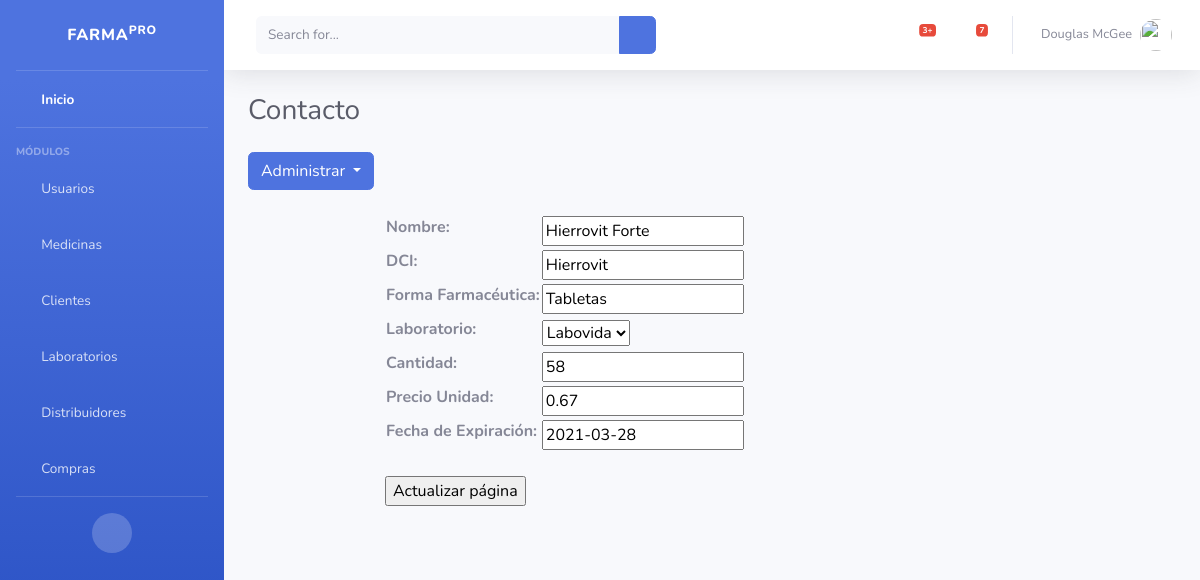
Before: /medicamentos/update/3 with the older database file.
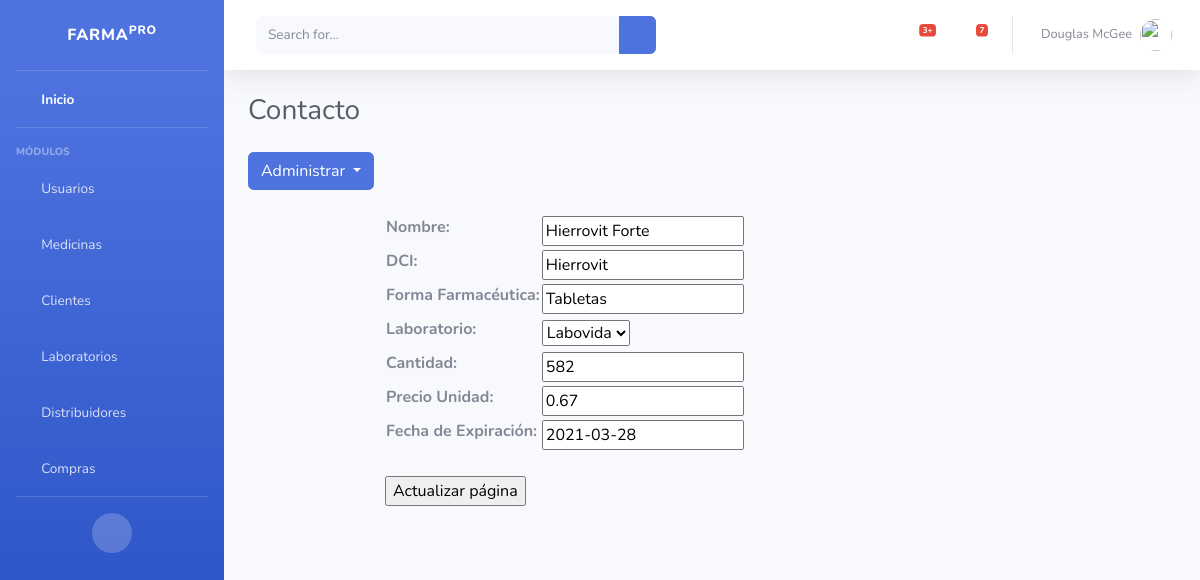
After: the same page with the newer database file.
### medicamentos/models.py (models this page shows, shortened)
class Medicina (models.Model):
    nombre_comercial = models.CharField(max_length=100, verbose_name="Nombre", blank=False, null=False, unique=True)
    dci = models.CharField(max_length=100, verbose_name="DCI", blank=False, null=False, unique=True)
    forma_farmaceutica = models.CharField(max_length=50, verbose_name="Forma Farmacéutica", blank=False, null=False)
    laboratorio = models.ForeignKey(Laboratorio,on_delete=models.CASCADE, verbose_name="Laboratorio")
    cantidad_unidades = models.IntegerField(verbose_name="Cantidad", blank=False, null=False )
    precio = models.DecimalField(max_digits = 5, decimal_places = 2,verbose_name="Precio Unidad", blank=False, null=False)
    fecha_ingreso = models.DateTimeField(auto_now_add=True, verbose_name="Fecha de Ingreso")
    fecha_expiracion = models.DateField(verbose_name="Fecha de Expiración", blank=False, null=False)
    fecha_modificacion = models.DateTimeField(auto_now=True, verbose_name="Última Modificación")
    class Meta:
        verbose_name = "Medicina"
        verbose_name_plural = "Medicinas"

### medicamentos/views.py (the view, shortened to what this page needs)
# urls.py: path("update/<int:pk>", MedicinaUpdateView.as_view(), name="update"),
class MedicinaUpdateView(UpdateView):
    model = Medicina
    fields = ["nombre_comercial", "dci", "forma_farmaceutica","laboratorio","cantidad_unidades","precio","fecha_expiracion"]
    template_name_suffix = "_update_form"

### laboratorios/models.py (called while the page is built)
    def __str__(self):
        return self.nombre_laboratorio # Atributo que me muestra en la tabla del Admin

### medicamentos/templates/medicamentos/medicina_update_form.html (shortened to what this page needs)
 {% extends 'core/base.html' %}
{% block cabecera %} Contacto {% endblock %}
{% block pie %} {% include 'medicamentos/medicina_menu.html'%}
<main role="main">
  <div class="container">
    <div class="row mt-3">
      <div class="col-md-9 mx-auto">
        <div>
          <form action="" method="post">
            <table>
              {{ form.as_table }}
            </table>
            <br />
            <input type="submit" value="Actualizar página" />
          </form>
        </div>
      </div>
    </div>
  </div>
</main>
{% endblock %}

Changed rows visible on the page:
changed Medicina "Hierrovit Forte": cantidad_unidades "58" → "582"
